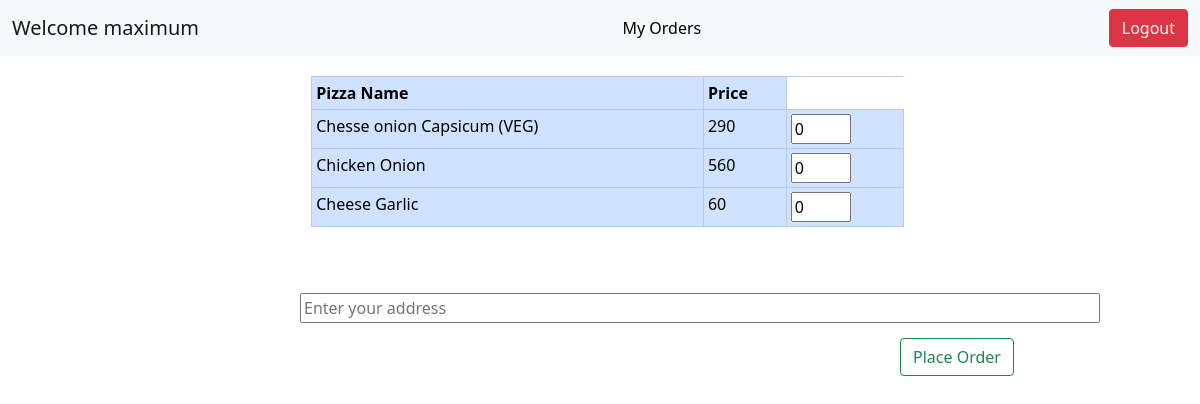
/customer/welcome (signed in), run on the app's committed database.
### pizzaapp/models.py (models this page shows)
class PizzaModel(models.Model):
    name= models.CharField(max_length=50)
    price =models.CharField(max_length=20)

### pizzaapp/views.py (the view)
# urls.py: path("customer/welcome", views.customerwelcomeview ,name="customerpage"),
def customerwelcomeview(request):
    if not request.user.is_authenticated:
        return redirect('userloginpage')
    username=request.user.username
    context ={"username" : username, "pizzas": PizzaModel.objects.all()}
    return render(request,"pizzaapp/customerwelcome.html",context)

### templates/pizzaapp/customerwelcome.html (shortened to what this page needs)
{% extends 'base.html' %}
{% block content %}
<nav class="navbar navbar-light bg-light">
  <div class="container-fluid">
    <a class="navbar-brand">Welcome {{username}}</a>
    <a class="navbar-item" href="/userorders/" style="text-decoration: none ; color: black; " > My Orders </a>
    <a href="/userlogout/" class="btn btn-danger">Logout </a>
  </div>
</nav>
<form method="POST" action="/placeorder/">
<div style="margin-top: 20px; margin-left:15px;">
  <table class="table table-bordered table-sm table-primary container"  style="width : 50%">
  <tr>
    <th> Pizza Name </th>
    <th> Price </th>
    {% for pizza in pizzas %}
  </tr>
    <tr>
      <td>{{pizza.name}}</td>
      <td>{{pizza.price}}</td>
      <td><input type="number" style="width:60px; " value="0"  min ="0" name="{{pizza.id}}"
    </tr>
    {% endfor %}
  </table>
</div>
<input type="text" placeholder="Enter your address"  style="width: 800px ; margin-top: 50px; margin-left: 300px;" name="address">
<input type="submit" value="Place Order"  style="margin-top: 15px; margin-left:900px;" class="btn btn-outline-success">
</form>
{% endblock content %}

### data on the page
PizzaModel: name "Chesse onion Capsicum (VEG)", price "290"
PizzaModel: name "Chicken Onion", price "560"
PizzaModel: name "Cheese Garlic", price "60"

### other printed values
{{ username }} "maximum"
